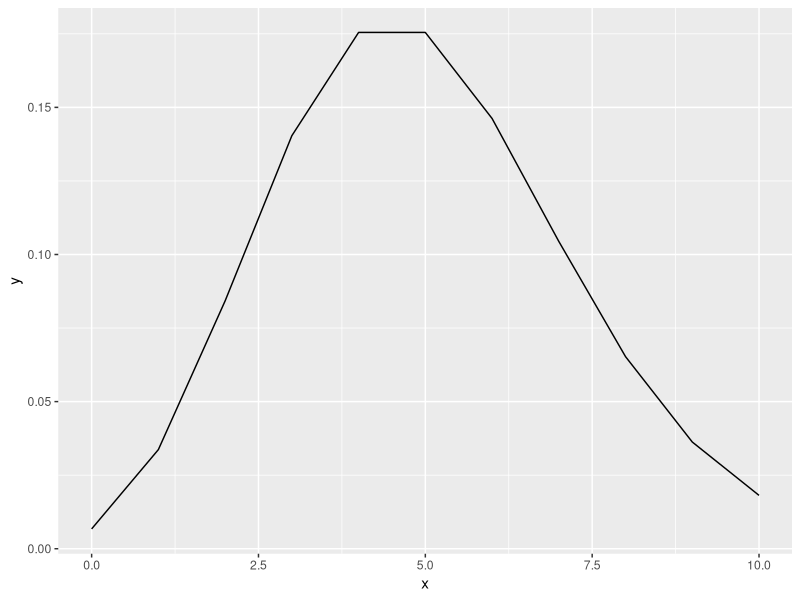

Write the R code that produced this figure.
# Homework 5
# This script contains all the ggplot and other functions related to the homework

library(ggplot2)

# Question 1 
# Using ggplot, plot the Poisson pmf for k=0,1,....,10 when lambda=5.
ggplot(
  transform(
    data.frame(x=c(0:10)), 
    y=dpois(x, 5)), aes(x, y)) +
  geom_line()
  

# Question 2
# Using ggplot, plot the pdf for an individual xi given θ = 0.5 and also for θ = 5

